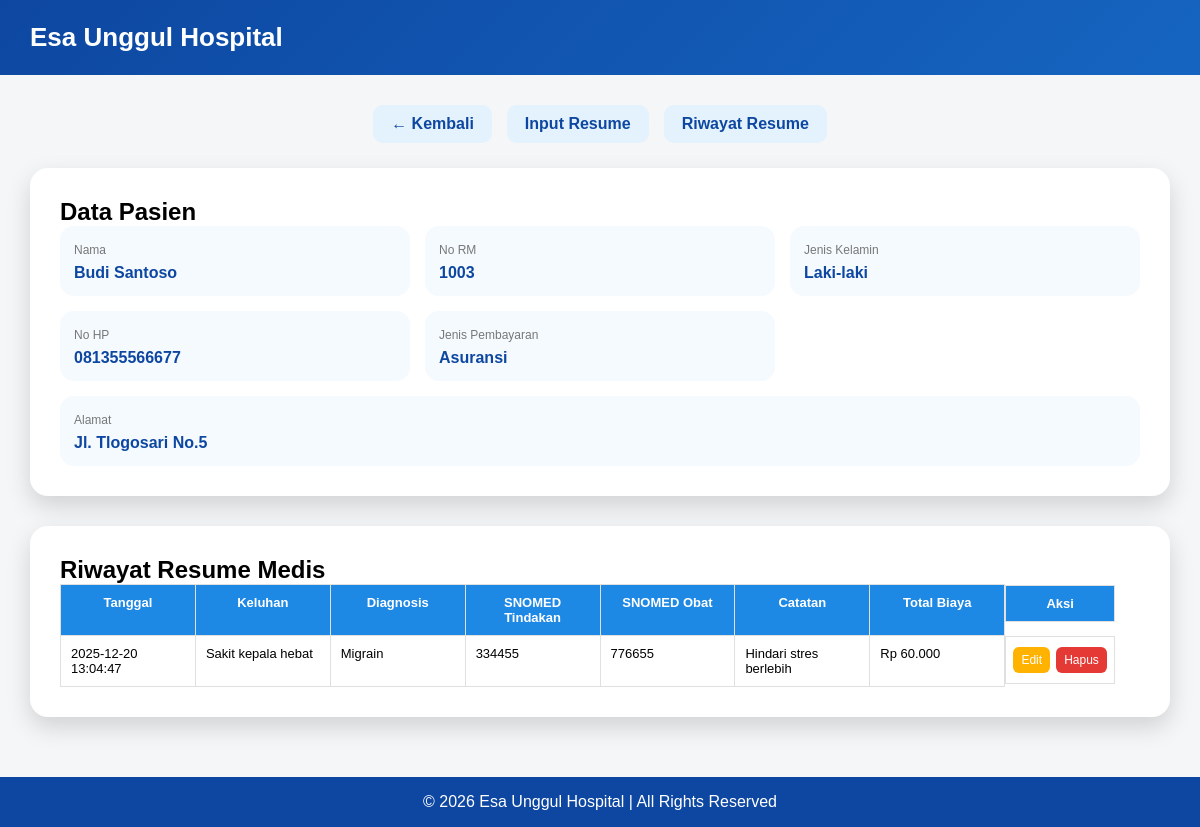
Screenshot of /resume_medis.php?id=3&menu=riwayat with the database file from the repository.
### tables this page shows
CREATE TABLE `pasien` (
  `id` int(11) NOT NULL,
  `no_rm` int(11) NOT NULL,
  `nik` char(16) NOT NULL,
  `nama` varchar(100) NOT NULL,
  `no_hp` varchar(15) NOT NULL,
  `jk` enum('Tidak diketahui','Laki-laki','Perempuan','Tidak dapat ditentukan','Tidak mengisi') NOT NULL,
  `agama` enum('Islam','Kristen Protestan','Katolik','Hindu','Budha','Konghucu','Penghayat') NOT NULL,
  `jenis_pembiayaan` enum('JKN','Umum','Asuransi') NOT NULL,
  `provinsi` varchar(50) DEFAULT NULL,
  `kota` varchar(50) DEFAULT NULL,
  `kecamatan` varchar(50) DEFAULT NULL,
  `kelurahan` varchar(50) DEFAULT NULL,
  `alamat` text DEFAULT NULL,
  `created_at` timestamp NOT NULL DEFAULT current_timestamp()
);

CREATE TABLE `resume_medis` (
  `id` int(11) NOT NULL,
  `pasien_id` int(11) NOT NULL,
  `keluhan_utama` text NOT NULL,
  `diagnosis` text NOT NULL,
  `tindakan` text DEFAULT NULL,
  `snomed_tindakan` varchar(20) DEFAULT NULL,
  `obat` text DEFAULT NULL,
  `snomed_obat` varchar(20) DEFAULT NULL,
  `catatan` text DEFAULT NULL,
  `total_biaya` int(11) DEFAULT NULL,
  `tanggal` datetime DEFAULT current_timestamp()
);

### resume_medis.php (the view, shortened to what this page needs)
<?php
include "koneksi.php";
$id   = $_GET['id']   ?? 0;
$menu = $_GET['menu'] ?? 'input';
$pasien = mysqli_fetch_assoc(
    mysqli_query($conn,"SELECT * FROM pasien WHERE id='$id'")
);
?>
<!DOCTYPE html>
<html lang="id">
<head>
</head>
<body>
<div class="header">
    <h1>Esa Unggul Hospital</h1>
</div>
<div class="container">
<div class="menu-center">
    <a href="data_pasien.php">← Kembali</a>
    <a href="?id=<?= $id ?>&menu=input">Input Resume</a>
    <a href="?id=<?= $id ?>&menu=riwayat">Riwayat Resume</a>
</div>
<div class="box">
    <h2>Data Pasien</h2>
    <div class="info-grid">
        <div class="info-card"><span>Nama</span><b><?= $pasien['nama'] ?></b></div>
        <div class="info-card"><span>No RM</span><b><?= $pasien['no_rm'] ?></b></div>
        <div class="info-card"><span>Jenis Kelamin</span><b><?= $pasien['jk'] ?></b></div>
        <div class="info-card"><span>No HP</span><b><?= $pasien['no_hp'] ?></b></div>
        <div class="info-card"><span>Jenis Pembayaran</span><b><?= $pasien['jenis_pembiayaan'] ?></b></div>
        <div class="info-card full"><span>Alamat</span><b><?= $pasien['alamat'] ?></b></div>
    </div>
</div>
<?php if($menu=='riwayat'): ?>
<div class="box">
<h2>Riwayat Resume Medis</h2>
<div class="table-wrap">
<table>
<tr>
    <th>Tanggal</th>
    <th>Keluhan</th>
    <th>Diagnosis</th>
    <th>SNOMED Tindakan</th>
    <th>SNOMED Obat</th>
    <th>Catatan</th>
    <th>Total Biaya</th>
    <th class="aksi">Aksi</th>
</tr>
<?php
$q=mysqli_query($conn,"SELECT * FROM resume_medis WHERE pasien_id='$id' ORDER BY tanggal DESC");
while($r=mysqli_fetch_assoc($q)):
?>
<tr>
<td><?= $r['tanggal'] ?></td>
<td><?= $r['keluhan_utama'] ?></td>
<td><?= $r['diagnosis'] ?></td>
<td><?= $r['snomed_tindakan'] ?></td>
<td><?= $r['snomed_obat'] ?></td>
<td><?= $r['catatan'] ?></td>
<td>Rp <?= number_format($r['total_biaya'],0,',','.') ?></td>
<td class="aksi">
    <a class="edit" href="?id=<?= $id ?>&edit_id=<?= $r['id'] ?>">Edit</a>
    <a class="hapus" href="#" onclick="hapus(<?= $r['id'] ?>)">Hapus</a>
</td>
</tr>
<?php endwhile; ?>
</table>
</div>
</div>
<?php endif; ?>
</div>
<div class="footer">
© <?= date('Y') ?> Esa Unggul Hospital | All Rights Reserved
</div>
</body>
</html>

### resume_medis.php (style rules this page uses)
* { margin:0;padding:0;box-sizing:border-box;font-family:Arial,sans-serif }
body { background:#f4f6f8;animation:fade .4s ease }
.header { background:linear-gradient(135deg,#0d47a1,#1565c0); color:white; padding:22px 30px; }
.header h1 { font-size:26px }
.container { padding:30px }
.menu-center { display:flex; justify-content:center; gap:15px; margin-bottom:25px; }
.menu-center a { padding:10px 18px; background:#e3f2fd; border-radius:10px; text-decoration:none; color:#0d47a1; font-weight:bold; transition:.3s; }
.box { background:white; padding:30px; border-radius:18px; box-shadow:0 10px 24px rgba(0,0,0,.15); margin-bottom:30px; }
.info-grid { display:grid; grid-template-columns:repeat(3,1fr); gap:15px; }
.info-card { background:#f5faff; padding:14px; border-radius:14px; }
.info-card span { font-size:12px;color:#777 }
.info-card b { display:block;margin-top:6px;color:#0d47a1 }
.info-card.full { grid-column:1/4 }
.table-wrap { overflow-x:auto; }
table { width:100%; border-collapse:collapse; table-layout:fixed; }
th, td { border:1px solid #e0e0e0; padding:10px; font-size:13px; vertical-align:top; }
th { background:#1e88e5; color:white; text-align:center; }
td { background:#fff; }
th.aksi, td.aksi { width:110px; text-align:center; }
.aksi { display:flex; justify-content:center; gap:6px; }
.aksi a { padding:6px 8px; border-radius:6px; font-size:12px; color:white; text-decoration:none; white-space:nowrap; }
.edit { background:#ffb300 }
.hapus { background:#e53935 }
.footer { background:#0d47a1; color:white; text-align:center; padding:16px; }

### rows the page displays
pasien: nama "Budi Santoso", no_rm "1003", jk "Laki-laki", no_hp "081355566677", jenis_pembiayaan "Asuransi", alamat "Jl. Tlogosari No.5"
resume_medis: tanggal "2025-12-20 13:04:47", keluhan_utama "Sakit kepala hebat", diagnosis "Migrain", snomed_tindakan "334455", snomed_obat "776655", catatan "Hindari stres berlebih", total_biaya "60.000"
